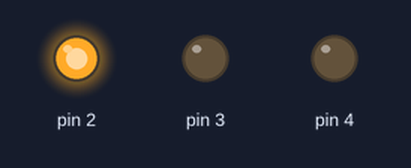
Simulated run of this sketch. Board: Arduino Uno, built with avr-gcc and run on an emulated ATmega328P. On the bench: output pins drawn as LEDs (lit = HIGH).

Above: at 0.05 s.
At 1.35 s:
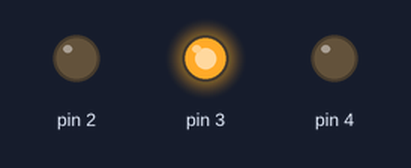
At 2.7 s:
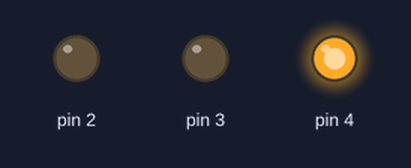
Timing chart, 0 to 3.0 s (numbered marks = the images above):
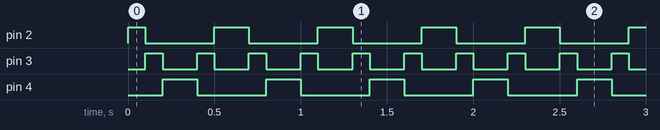

Measured:
- by itself, pin 2: repeats every 0.60 s: LOW 0.40 s, HIGH 0.20 s
- by itself, pin 3: alternates HIGH for 0.10 s and LOW for 0.20 s
- by itself, pin 4: alternates HIGH for 0.20 s and LOW for 0.40 s

The sketch:

ard4.ino
```cpp
void setup() {
  pinMode(2,OUTPUT);
  pinMode(3,OUTPUT);
  pinMode(4,OUTPUT);
}
void loop() {
  for(int a=0; a<=5 ;a++){
    if(a==0 || a==5){
      digitalWrite(2,HIGH);
      digitalWrite(3,LOW);
      digitalWrite(4,LOW);
      delay(100);
    }
    if(a==1 || a==4){
      digitalWrite(2,LOW);
      digitalWrite(3,HIGH);
      digitalWrite(4,LOW);
      delay(100);
    }
    if(a==2 || a==3){
      digitalWrite(2,LOW);
      digitalWrite(3,LOW);
      digitalWrite(4,HIGH);
      delay(100);
    }
  }
}
```
